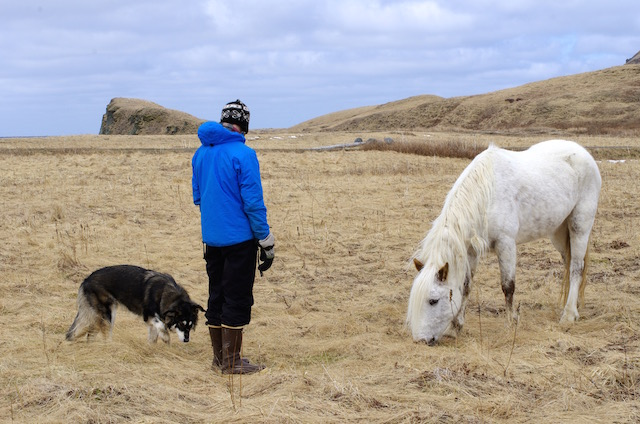
#> input picture testimages/sample_person.jpg, 640 x 424 px
$ jupyter execute --allow-errors MobileNet_Object_detection.ipynb
#> lines starting #> are read from the running program, lines starting #| are printed output that depends on the picture
[cell 1]
import numpy as np
import cv2
import glob
from matplotlib import pyplot as plt
from imutils.video import FPS
import time
from PIL import Image

[cell 2]
# importing the pretrained model
print("[INFO] loading model...")
#> (the rest of this cell did not finish here and is left out)

[cell 3]
# Defining the total classes in which model is trained
CLASSES = ["background", "aeroplane", "bicycle", "bird", "boat",
           "bottle","bus", "car", "cat", "chair", "cow", "diningtable",
           "dog", "horse", "motorbike", "person", "pottedplant", "sheep",
           "sofa", "train", "tvmonitor"]
# Giving random colors to each class
COLORS = np.random.uniform(0, 255, size=(len(CLASSES), 3))

[cell 4]
# Object detection function
def object_detection(image):
#     size of image
    (h, w) = image.shape[:2]
    blob = cv2.dnn.blobFromImage(cv2.resize(image, (300, 300)), 0.007843, (300, 300), 127.5)
    # pass the blob through the network and obtain the detections and
    # predictions
    print("[INFO] computing object detections...")
    net.setInput(blob)
    detections = net.forward()
    # loop over the detections
    for i in np.arange(0, detections.shape[2]):
        # extract the confidence (i.e., probability) associated with the
        # prediction
        confidence = detections[0, 0, i, 2]
        # filter out weak detections by ensuring the `confidence` is
        # greater than the minimum confidence
        if confidence > .60:
            # extract the index of the class label from the `detections`,
            # then compute the (x, y)-coordinates of the bounding box for
            # the object
            idx = int(detections[0, 0, i, 1])
            box = detections[0, 0, i, 3:7] * np.array([w, h, w, h])
            (startX, startY, endX, endY) = box.astype("int")
            # display the prediction
            label = "{}: {:.2f}%".format(CLASSES[idx], confidence * 100)
            print("[INFO] {}".format(label))
            cv2.rectangle(image, (startX, startY), (endX, endY),
                          COLORS[idx], 2)
            y = startY - 15 if startY - 15 > 15 else startY + 15
            cv2.putText(image, label, (startX, y),
                        cv2.FONT_HERSHEY_SIMPLEX, 0.5, COLORS[idx], 2)
    return image

[cell 5]
image=cv2.imread('testimages/sample_person.jpg')
#> image is the input picture: shape (424, 640, 3); mean B, G, R 154.7, 160.1, 166.5
#> (the rest of this cell did not finish here and is left out)

# ploting image after detection
cv2.imwrite('result1.jpg',image)
Image.open('result1.jpg')

[cell 6]
from IPython.display import Image,display

path=glob.glob('testimages/*jpg')


#> (the rest of this cell did not finish here and is left out)

[cell 7]
path=glob.glob('results//*jpg')

for i in path:
    display(Image(i))

[cell 8]
image=cv2.imread('JASNEET.jpeg')
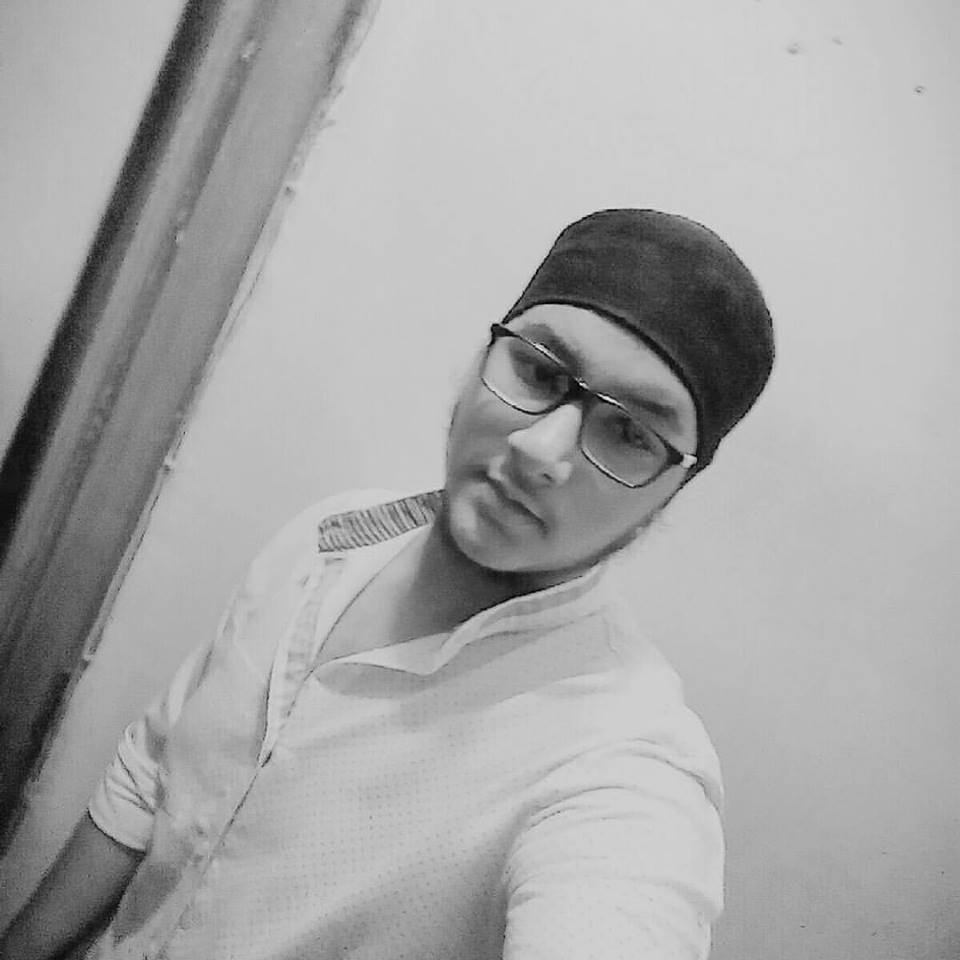
#> input picture JASNEET.jpeg, 960 x 960 px
#> image is the input picture: shape (960, 960, 3); min 0, max 249, mean 166.8
print(image.shape)
#| (960, 960, 3)
#> (the rest of this cell did not finish here and is left out)

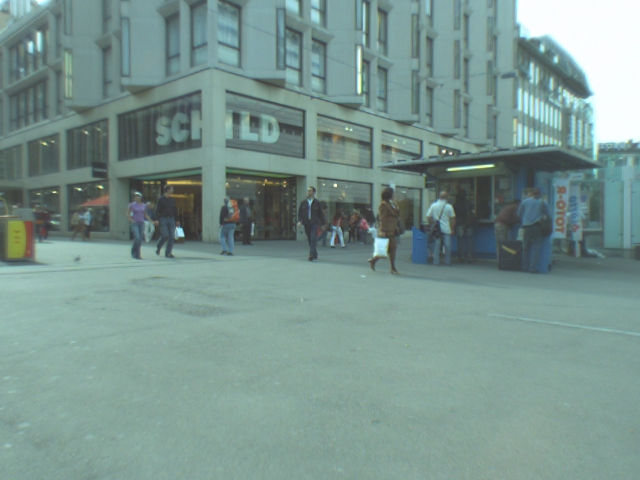
#> input picture seq02-img-left/image_00000934_0.png, 640 x 480 px
#> further down, image is the input picture: shape (480, 640, 3); mean B, G, R 142.8, 148.4, 122
cv2.imwrite('Jasneet_result.jpg',image)
display(Image('Jasneet_result.jpg'))

# Applying Model on Videos(Images only)

[cell 9]
# Applying on 1st video

path = 'seq02-img-left/*.png'

all_images=np.sort(glob.glob(path))
# # print(all_images)
# calculating frame per second
fps = FPS().start()
#> (the rest of this cell did not finish here and is left out)

    cv2.imshow('image',image)
    k = cv2.waitKey(30) & 0xff
    if k == 27:
        break

    fps.update()
    fps.stop()
    font = cv2.FONT_HERSHEY_SIMPLEX
    # cv2.putText(image,"FPS: {:.2f}".format(fps.fps()),(20,50), font, 1,(0,255,0),2,cv2.LINE_AA)

    print("[INFO] approx. FPS: {:.2f}".format(fps.fps()))


cv2.destroyAllWindows()
